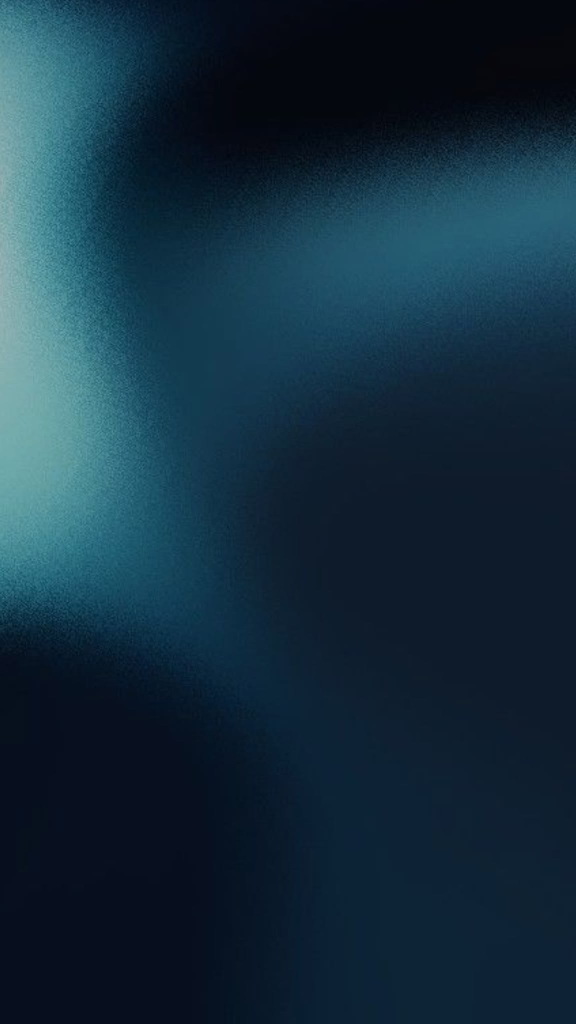
#> input picture gem-anastation-presentation/assets/gradients/g1_cover_blue.png, 1152 x 2048 px (shown at 1/2 size); its folder holds 6 pictures in this run
$ python surfaces.py
#> lines starting #> are read from the running program, lines starting #| are printed output that depends on the picture
"""Build the slide surfaces from the brand gradients (GA Identity p.1 and p.10).

The originals are 9:16 and grainy; they are rotated to 16:9 where needed,
softened so the upscale does not magnify their grain, resized, and given a
fresh fine grain at the target size. Tonal operations only.

Usage: python3 tools/surfaces.py
"""
from pathlib import Path

import numpy as np
from PIL import Image, ImageFilter

g = Path(__file__).resolve().parent.parent / "assets" / "gradients"


def surface(src, dst, size, rotate=0, soften=1.6, grain=2.6, seed=1):
#> called with src = 'g1_cover_blue.png', dst = 'surface_cover_1920x1080.jpg', size = (1920, 1080), rotate = 90, soften = 1, grain = 2.6, seed = 1
    im = Image.open(g / src).convert("RGB")
#> im is the input picture: PIL image 1152x2048 RGB; mean R, G, B 20.5, 45.9, 62.1
    if rotate:
        im = im.rotate(rotate, expand=True)
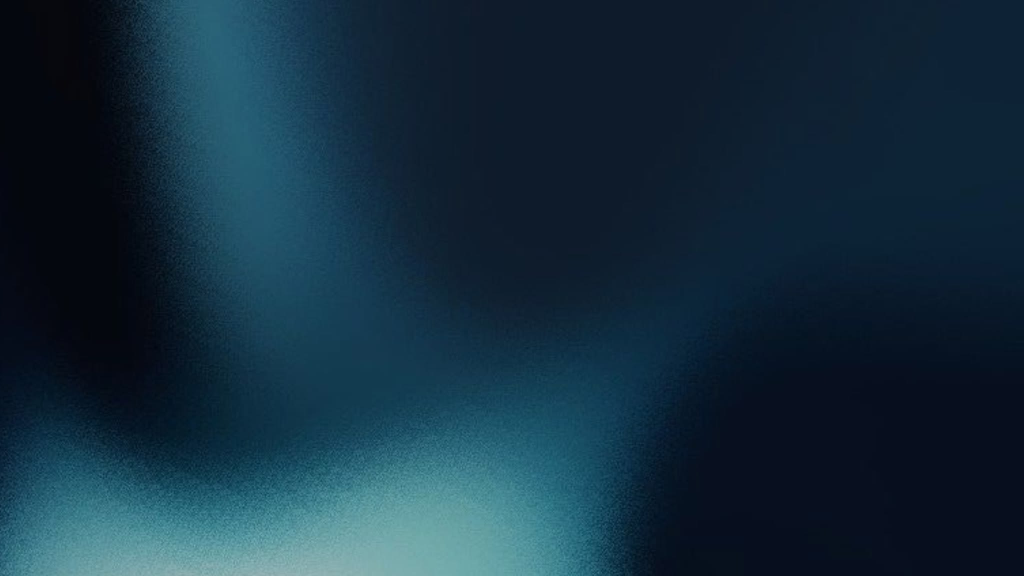
#> im: PIL image 2048x1152 RGB (shown at 1/2 size); mean R, G, B 20.5, 45.9, 62.1
    im = im.filter(ImageFilter.GaussianBlur(soften))
    w, h = size
    s = max(w / im.width, h / im.height)            # cover, no distortion
#> s = 0.938
    im = im.resize((round(im.width * s), round(im.height * s)), Image.LANCZOS)
#> im: PIL image 1920x1080 RGB
    l, t = (im.width - w) // 2, (im.height - h) // 2
#> l = 0; t = 0
    a = np.asarray(im.crop((l, t, l + w, t + h))).astype(np.float32)
    a += np.random.default_rng(seed).normal(0, grain, a.shape[:2])[..., None]
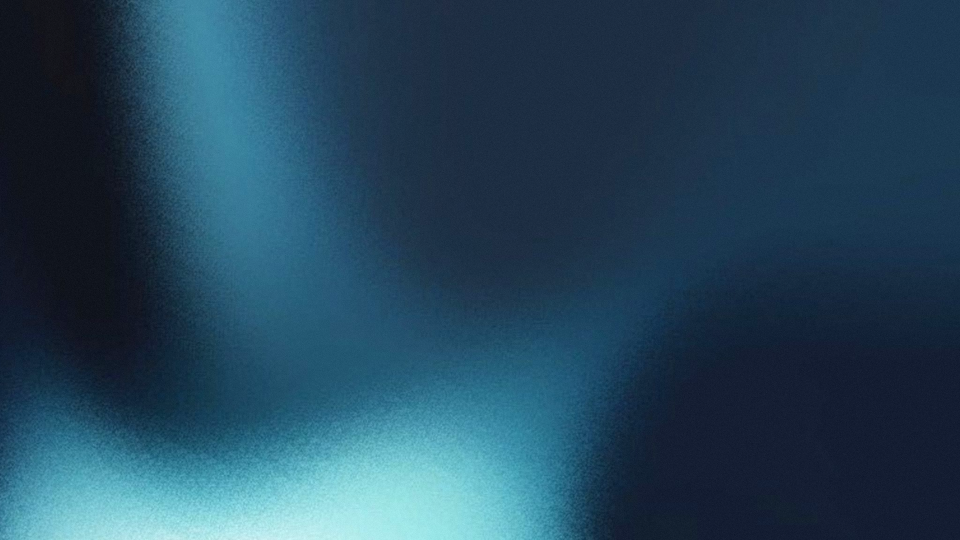
#> a: shape (1080, 1920, 3) float32 (shown at 1/2 size); mean R, G, B 20.4, 45.8, 62.1; drawn with min black and max white
    Image.fromarray(np.clip(a, 0, 255).astype(np.uint8)).save(g / dst, quality=93)


surface("g1_cover_blue.png", "surface_cover_1920x1080.jpg", (1920, 1080), rotate=90, soften=1.0)
surface("g3_navy_teal.png", "surface_method_1920x1080.jpg", (1920, 1080), rotate=90)
#> call 2 of surface, with src = 'g3_navy_teal.png', dst = 'surface_method_1920x1080.jpg', size = (1920, 1080), rotate = 90, soften = 1.6, grain = 2.6, seed = 1
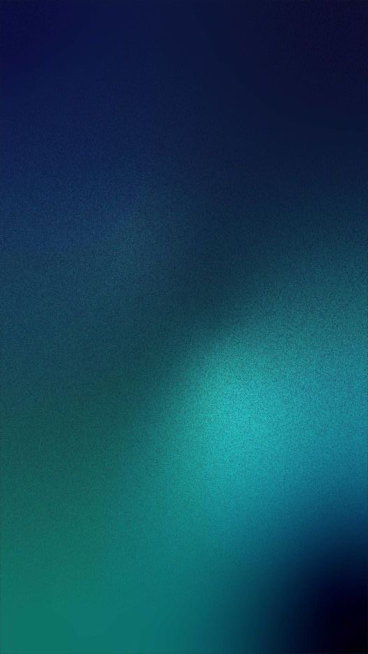
#> input picture gem-anastation-presentation/assets/gradients/g3_navy_teal.png, 736 x 1308 px (shown at 1/2 size)
#> in surface, im is the input picture: PIL image 736x1308 RGB; mean R, G, B 17.9, 69.7, 89.6
#> in surface (call 2), `im = im.rotate(rotate, expand=True)`:
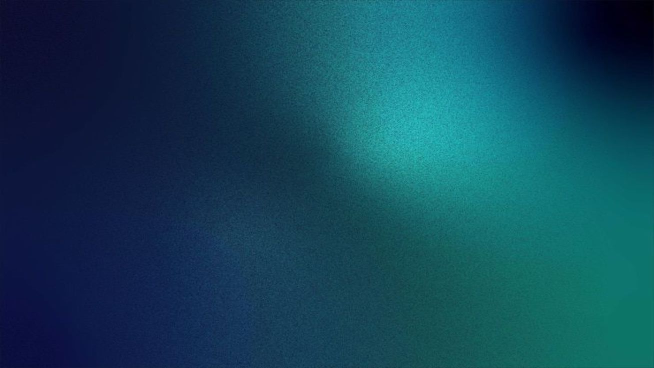
#> im: PIL image 1308x736 RGB (shown at 1/2 size); mean R, G, B 17.9, 69.7, 89.6
#> in surface (call 2), `a += np.random.default_rng(seed).normal(0, grain, a.shape[:2])[..., No..`:
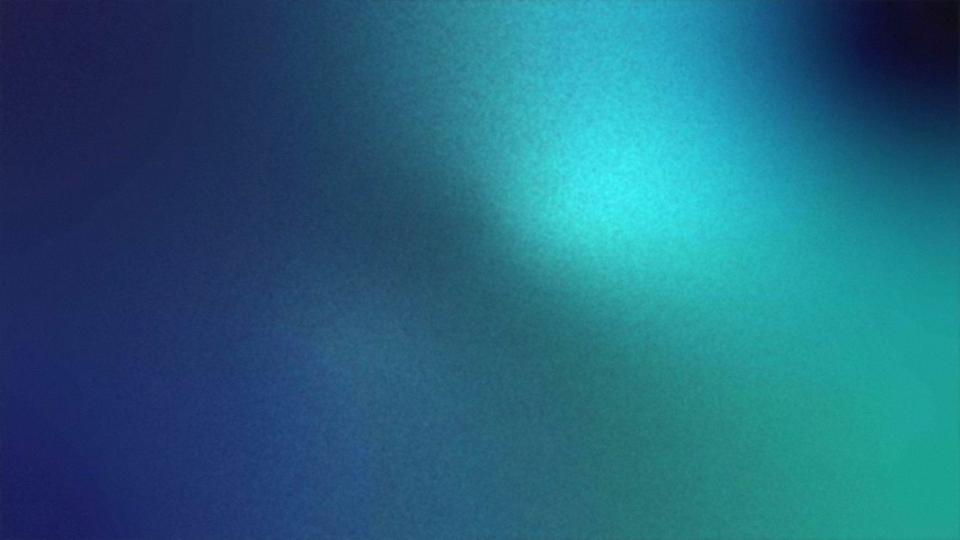
#> a: shape (1080, 1920, 3) float32 (shown at 1/2 size); mean R, G, B 17.9, 69.7, 89.5; drawn with min black and max white
surface("g4_aurora_teal.png", "surface_aurora_vertical.jpg", (554, 984), soften=0.8, seed=2)
#> (the run stopped early here; a loop or call above may not have finished)
